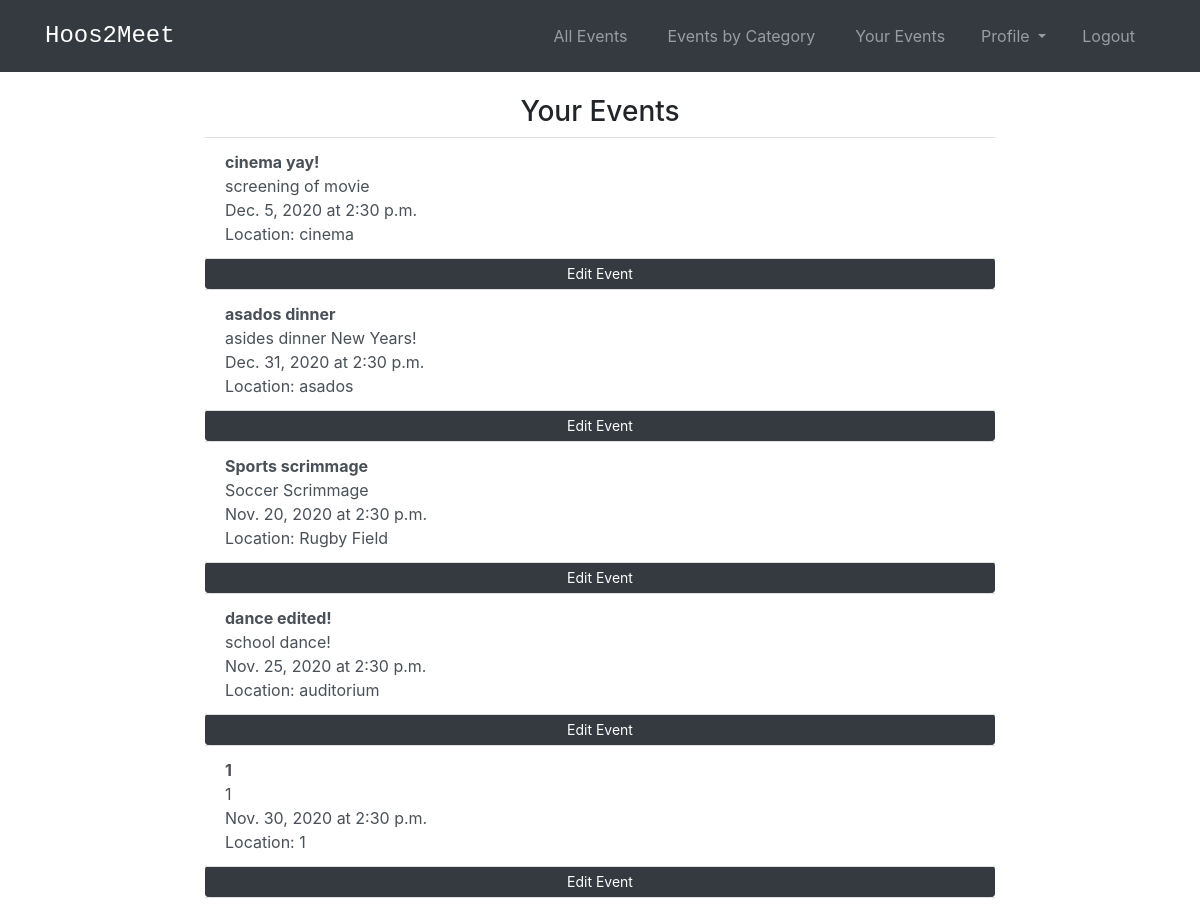
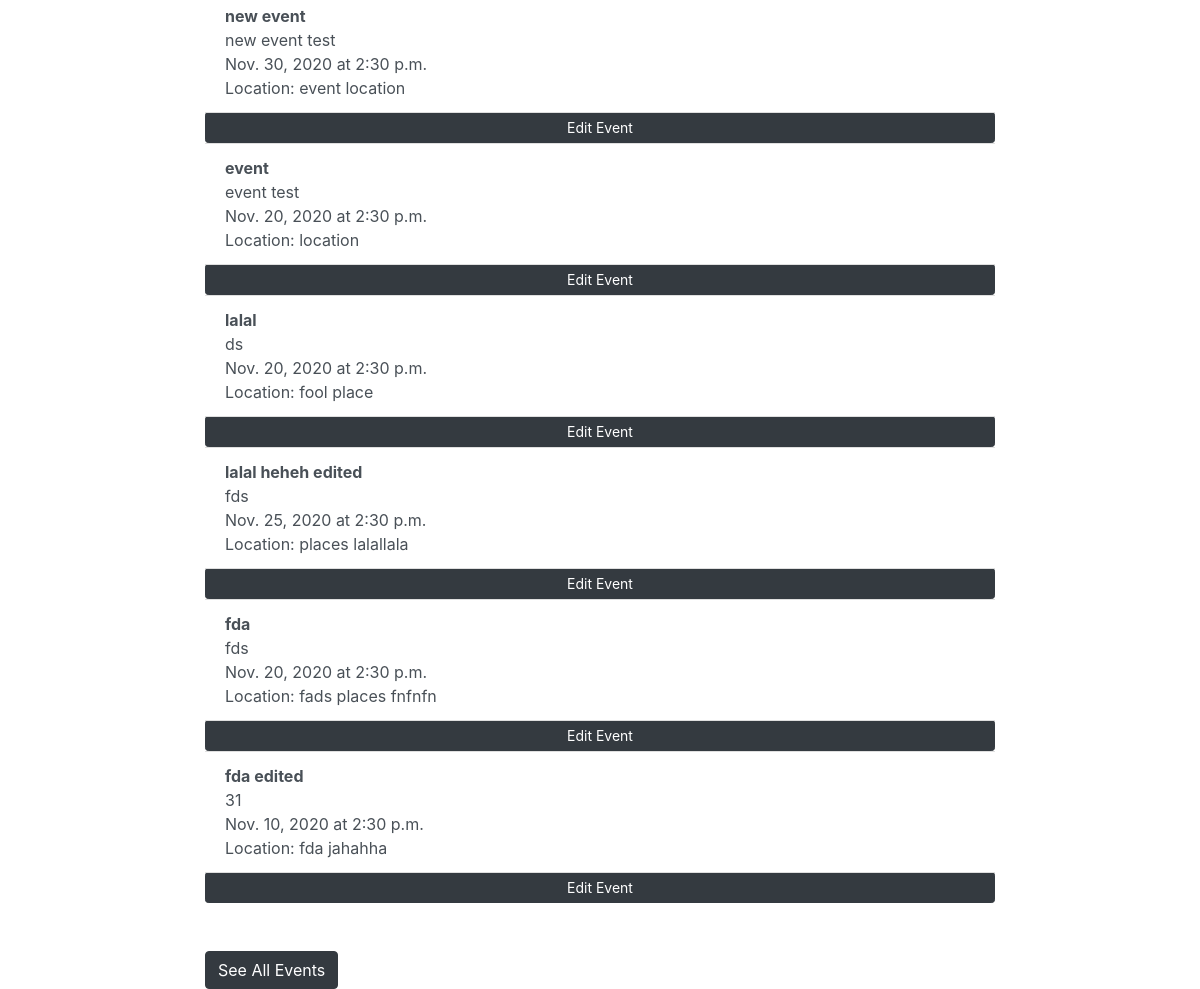
Screenshot of /events/your-events/ (signed in) with the database file from the repository (2 pictures, top to bottom).
### events/models.py (models this page shows, shortened)
class Event(models.Model):
    title_text = models.CharField("Event Name", max_length=255)
    location_text = models.CharField("Location", max_length=100)
    date = models.DateField(default=datetime.date.today)
    time = models.TimeField(default = '14:30',help_text="Enter in 24 hour format (eg - 2:45 or 16:45)")
    category_text = models.CharField("Category", max_length=255,default = 'Uncategorized')
    description_text = models.CharField("Description", max_length=200)
    organizer = models.ForeignKey(User, default = 1, on_delete=models.CASCADE)
    location=PlacesField()
    """"
    def get_absolute_url(self):
        return reverse('events:detail', kwargs={'pk': self.pk})
    """

### events/views.py (the view)
# urls.py: path('your-events/', views.YourEvents, name='your_events'),
def YourEvents(request):
    your_event_list = Event.objects.filter(organizer = request.user)
    return render(request, 'events/your_events.html', {'your_event_list':your_event_list})

### events/templates/events/your_events.html (shortened to what this page needs)
<!DOCTYPE html>
<head>
  {% extends 'base.html' %}
  {% load static %}
  {% load socialaccount %}
{% block content %}
{% if user.is_authenticated %}
<h3 class='text-center'>Your Events</h3>
{% if your_event_list %}
<ul class="list-group list-group-flush">
    {% for event in your_event_list %}
        <a href="{% url 'events:detail' event.id %}" class = 'list-group-item list-group-item-action'><b>{{event.title_text}}</b><br> {{event.description_text}}<br>{{event.date}} at {{event.time}}<br>Location: {{event.location_text}}</a></li>
        <a class = 'btn btn-dark btn-sm'href = "{% url 'events:update_event' event.id %}"> Edit Event</a>
    {% endfor %}
  </ul>
{% else %}
    <p>No events have been posted by you.</p>
{% endif %}
<br><br>
<a class="btn btn-dark" href="{% url 'events:event_list' %}">See All Events</a></li>
{% endif %}
{% endblock %}

### templates/base.html (style rules this page uses)
body { padding-top: 70px; }

### rows the page displays
Event: title_text "cinema yay!", description_text "screening of movie", date "Dec. 5, 2020", time "2:30 p.m.", location_text "cinema"
Event: title_text "asados dinner", description_text "asides dinner New Years!", date "Dec. 31, 2020", time "2:30 p.m.", location_text "asados"
Event: title_text "Sports scrimmage", description_text "Soccer Scrimmage", date "Nov. 20, 2020", time "2:30 p.m.", location_text "Rugby Field"
Event: title_text "dance edited!", description_text "school dance!", date "Nov. 25, 2020", time "2:30 p.m.", location_text "auditorium"
Event: title_text "1", description_text "1", date "Nov. 30, 2020", time "2:30 p.m.", location_text "1"
Event: title_text "new event", description_text "new event test", date "Nov. 30, 2020", time "2:30 p.m.", location_text "event location"
Event: title_text "event", description_text "event test", date "Nov. 20, 2020", time "2:30 p.m.", location_text "location"
Event: title_text "lalal", description_text "ds", date "Nov. 20, 2020", time "2:30 p.m.", location_text "fool place"
Event: title_text "lalal heheh edited", description_text "fds", date "Nov. 25, 2020", time "2:30 p.m.", location_text "places lalallala"
Event: title_text "fda", description_text "fds", date "Nov. 20, 2020", time "2:30 p.m.", location_text "fads places fnfnfn"
Event: title_text "fda edited", description_text "31", date "Nov. 10, 2020", time "2:30 p.m.", location_text "fda jahahha"
